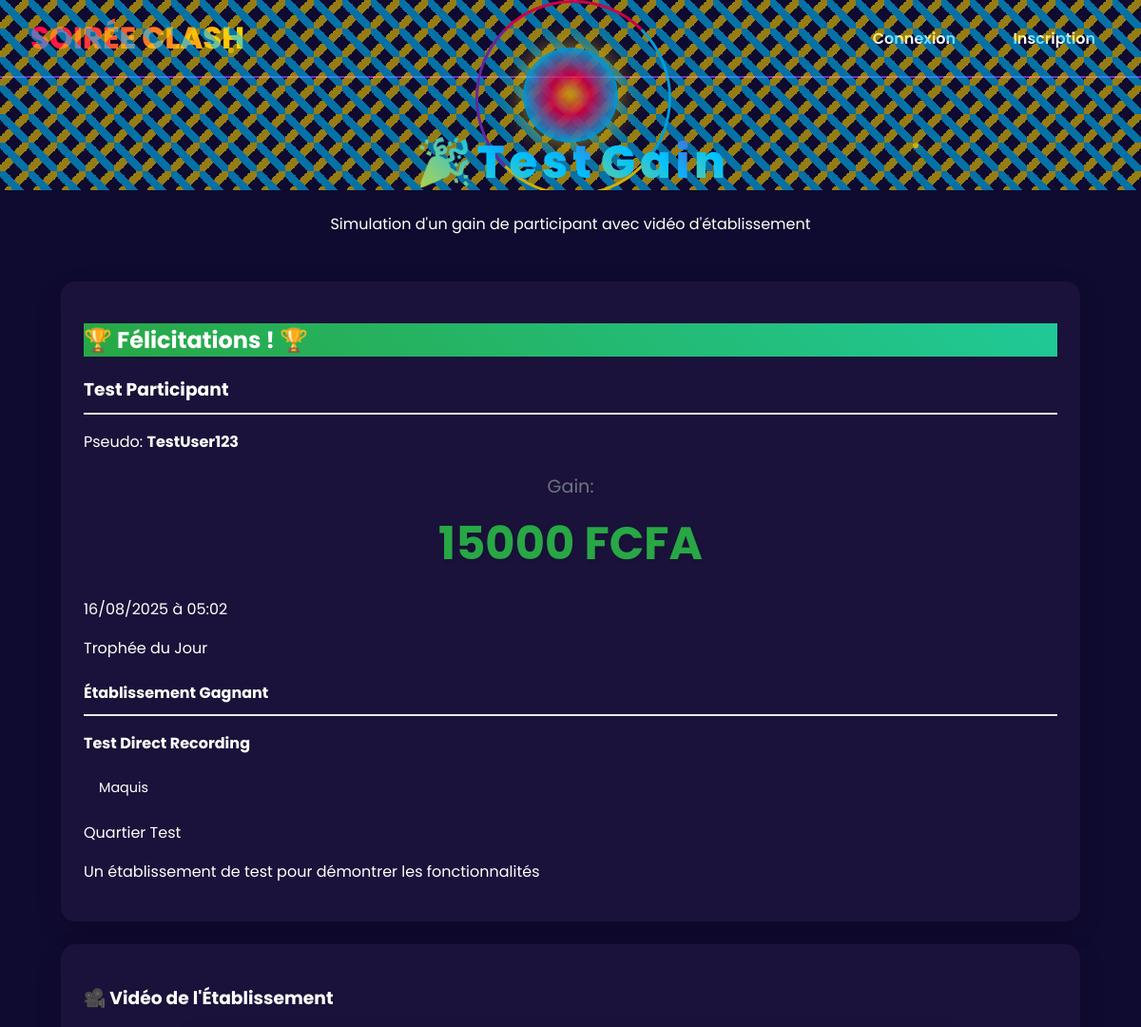
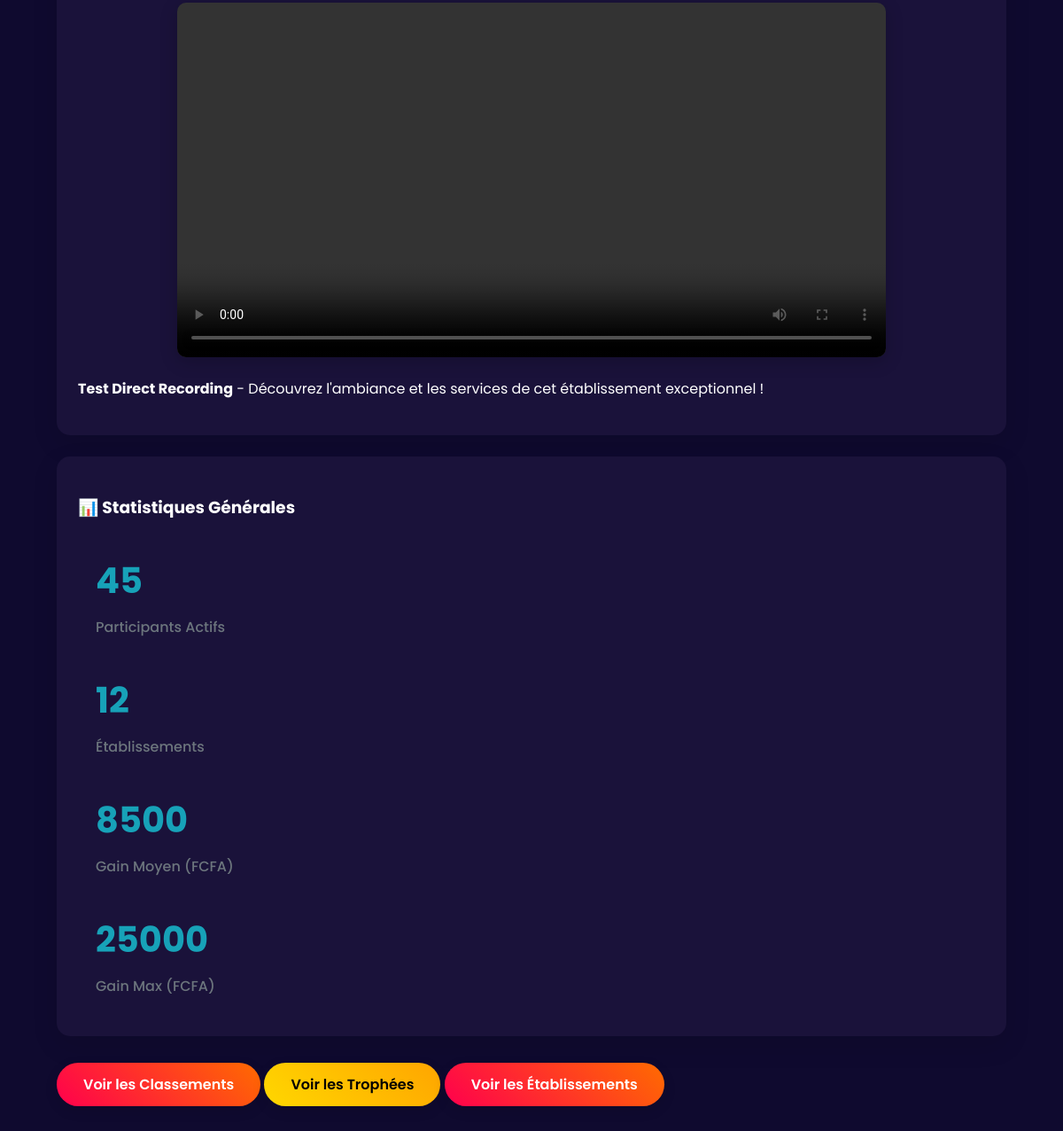
Screenshot of /test-gain-participant/ with the database file from the repository (2 pictures, top to bottom).
### soiree/models.py (models this page shows, shortened)
class Service(models.Model):
    TYPE_CHOICES = (
        ('maquis', 'Maquis'),
        ('boite', 'Boîte de Nuit'),
    )
    nom = models.CharField(max_length=100)
    type = models.CharField(max_length=10, choices=TYPE_CHOICES)
    localisation = models.CharField(max_length=200)
    adresse = models.TextField()
    telephone = models.CharField(max_length=20, blank=True)
    proprietaire = models.ForeignKey(User, on_delete=models.CASCADE)
    date_creation = models.DateTimeField(auto_now_add=True)
    actif = models.BooleanField(default=True)
    types_boissons_enregistres = models.BooleanField(default=False,
        help_text="Les types de boissons ont-ils été enregistrés ?")
    derniere_mise_a_jour_boissons = models.DateTimeField(null=True, blank=True)
    video_etablissement = models.FileField(
        upload_to='videos/etablissements/',
        blank=True,
        null=True,
        help_text="Vidéo de présentation de l'établissement (MP4, AVI, MOV recommandés)"
    )
    miniature_video = models.ImageField(
        upload_to='miniatures/videos/',
        blank=True,
        null=True,
        help_text="Miniature de la vidéo (recommandé: 16:9, max 2MB)"
    )
    class Meta:
        verbose_name = "Établissement"
        verbose_name_plural = "Établissements"

### soiree/views.py (the view)
# urls.py: path("test-gain-participant/", views.test_gain_participant, name='test_gain_participant'),
def test_gain_participant(request):
    gain_simule = {
        'participant': {
            'nom': 'Test Participant',
            'pseudo': 'TestUser123',
            'montant_gagne': 15000,
            'etablissement': 'Club Test',
            'date_gain': timezone.now().strftime('%d/%m/%Y à %H:%M'),
            'type_trophee': 'Trophée du Jour'
        },
        'etablissement': {
            'nom': 'Club Test',
            'type': 'boite',
            'localisation': 'Zone 4, Ouagadougou',
            'description': 'Un établissement de test pour démontrer les fonctionnalités',
            'video_url': '/media/videos/etablissements/video_3e96e0cc_video_enregistree_d0d0582a.webm'
        },
        'statistiques': {
            'total_participants': 45,
            'total_etablissements': 12,
            'gain_moyen': 8500,
            'gain_max': 25000
        }
    }
    try:
        service_avec_video = Service.objects.filter(
            video_etablissement__isnull=False,
            video_etablissement__gt=''
        ).first()
        if service_avec_video and service_avec_video.video_etablissement:
            gain_simule['etablissement']['video_url'] = service_avec_video.video_etablissement.url
            gain_simule['etablissement']['nom'] = service_avec_video.nom
            gain_simule['etablissement']['type'] = service_avec_video.type
            gain_simule['etablissement']['localisation'] = service_avec_video.localisation
    except Exception as e:
        print(f"Erreur lors de la récupération de la vidéo: {e}")
    context = {
        'gain_simule': gain_simule,
        'titre_page': 'Test Gain Participant - Soirée Clash'
    }
    return render(request, 'test_gain_participant.html', context)

### templates/test_gain_participant.html (shortened to what this page needs)
{% extends 'base.html' %}
{% block content %}
<div class="hero-section">
  <div class="crystal-container">
    <div class="crystal-shards"></div>
    <div class="electric-arcs"></div>
    <div class="crystal-core"></div>
    <div class="energy-pulses"></div>
  </div>
  <h1 class="page-title crystal-title">
    <span class="crystal-char" data-char="🎉">🎉</span>
    <span class="crystal-char" data-char="T">T</span>
    <span class="crystal-char" data-char="e">e</span>
    <span class="crystal-char" data-char="s">s</span>
    <span class="crystal-char" data-char="t">t</span>
    <span class="crystal-char" data-char="G">G</span>
    <span class="crystal-char" data-char="a">a</span>
    <span class="crystal-char" data-char="i">i</span>
    <span class="crystal-char" data-char="n">n</span>
  </h1>
  <p class="lead text-center mb-4 crystal-subtitle">Simulation d'un gain de participant avec vidéo d'établissement</p>
</div>
<div class="container mt-5">
  <div class="row mb-5">
    <div class="col-12">
      <div class="card gain-card">
        <div class="card-header bg-success text-white text-center">
          <h2 class="mb-0">
            🏆 Félicitations ! 🏆
          </h2>
        </div>
        <div class="card-body">
          <div class="row">
            <div class="col-md-6">
              <div class="participant-info">
                <h3 class="text-primary">{{ gain_simule.participant.nom }}</h3>
                <p class="text-muted">Pseudo: <strong>{{ gain_simule.participant.pseudo }}</strong></p>
                <div class="gain-amount">
                  <span class="amount-label">Gain:</span>
                  <span class="amount-value">{{ gain_simule.participant.montant_gagne|floatformat:0 }} FCFA</span>
                </div>
                <p class="text-success">
                  {{ gain_simule.participant.date_gain }}
                </p>
                <p class="text-info">
                  {{ gain_simule.participant.type_trophee }}
                </p>
              </div>
            </div>
            <div class="col-md-6">
              <div class="etablissement-info">
                <h4 class="text-warning">Établissement Gagnant</h4>
                <p><strong>{{ gain_simule.etablissement.nom }}</strong></p>
                <p class="badge bg-primary">{{ gain_simule.etablissement.type|title }}</p>
                <p>{{ gain_simule.etablissement.localisation }}</p>
                <p class="text-muted">{{ gain_simule.etablissement.description }}</p>
              </div>
            </div>
          </div>
        </div>
      </div>
    </div>
  </div>
  <div class="row mb-5">
    <div class="col-12">
      <div class="card video-card">
        <div class="card-header bg-primary text-white text-center">
          <h3 class="mb-0">
            🎥 Vidéo de l'Établissement
          </h3>
        </div>
        <div class="card-body">
          <div class="video-container">
            <video
              controls
              class="etablissement-video"
              preload="metadata">
              <source src="{{ gain_simule.etablissement.video_url }}" type="video/webm">
              <source src="{{ gain_simule.etablissement.video_url }}" type="video/mp4">
            </video>
          </div>
          <div class="video-info mt-3">
            <p class="text-center">
              <strong>{{ gain_simule.etablissement.nom }}</strong> -
              Découvrez l'ambiance et les services de cet établissement exceptionnel !
            </p>
          </div>
        </div>
      </div>
    </div>
  </div>
  <div class="row mb-5">
    <div class="col-12">
      <div class="card stats-card">
        <div class="card-header bg-info text-white text-center">
          <h3 class="mb-0">
            📊 Statistiques Générales
          </h3>
        </div>
        <div class="card-body">
          <div class="row text-center">
            <div class="col-md-3">
              <div class="stat-item">
                <div class="stat-number">{{ gain_simule.statistiques.total_participants }}</div>
                <div class="stat-label">Participants Actifs</div>
              </div>
            </div>
            <div class="col-md-3">
              <div class="stat-item">
                <div class="stat-number">{{ gain_simule.statistiques.total_etablissements }}</div>
                <div class="stat-label">Établissements</div>
              </div>
            </div>
            <div class="col-md-3">
              <div class="stat-item">
                <div class="stat-number">{{ gain_simule.statistiques.gain_moyen|floatformat:0 }}</div>
                <div class="stat-label">Gain Moyen (FCFA)</div>
              </div>
            </div>
            <div class="col-md-3">
              <div class="stat-item">
                <div class="stat-number">{{ gain_simule.statistiques.gain_max|floatformat:0 }}</div>
                <div class="stat-label">Gain Max (FCFA)</div>
              </div>
            </div>
          </div>
        </div>
      </div>
    </div>
  </div>
  <div class="row mb-5">
    <div class="col-12 text-center">
      <div class="action-buttons">
        <a href="{% url 'app:classements' %}" class="btn btn-primary btn-lg me-3">
          Voir les Classements
        </a>
        <a href="{% url 'app:trophees' %}" class="btn btn-warning btn-lg me-3">
          Voir les Trophées
        </a>
        <a href="{% url 'app:etablissements' %}" class="btn btn-info btn-lg">
          Voir les Établissements
        </a>
      </div>
    </div>
  </div>
</div>
{% endblock %}

### static/css/animations.css (style rules this page uses)
.crystal-container { position: absolute; top: 0; left: 0; width: 100%; height: 200px; pointer-events: none; overflow: hidden; transition: opacity 0.5s ease-out; opacity: 0.8; }
.crystal-shards { position: absolute; width: 100%; height: 100%; background-image: linear-gradient(45deg, transparent 40%, #00C2FF 40%, #00C2FF 60%, transparent 60%), linear-gradient(-45deg, transparent 40%, #FFD700 40%, #FFD700 60%, transparent 60%); background-size: 30px 30px; animation: shards-rotate 10s linear infinite; opacity: 0.7; }
.electric-arcs { position: absolute; top: 50%; left: 50%; width: 200px; height: 200px; transform: translate(-50%, -50%); }
.electric-arcs::before, .electric-arcs::after { content: ''; position: absolute; width: 100%; height: 100%; border: 3px solid transparent; border-radius: 50%; animation: electric-pulse 2s ease-in-out infinite; }
.electric-arcs::before { border-top-color: #FF004D; border-right-color: #00C2FF; animation-delay: 0s; }
.electric-arcs::after { border-bottom-color: #FFD700; border-left-color: #7B2CBF; animation-delay: 1s; }
.crystal-core { position: absolute; top: 50%; left: 50%; transform: translate(-50%, -50%); width: 100px; height: 100px; background: radial-gradient(circle, #FFD700 0%, #FF004D 30%, #00C2FF 70%, transparent 100%); border-radius: 50%; animation: core-vibrate 0.5s ease-in-out infinite; box-shadow: 0 0 30px rgba(255, 215, 0, 0.9); opacity: 0.9; }
.energy-pulses { position: absolute; width: 100%; height: 100%; }
.energy-pulses::before, .energy-pulses::after { content: ''; position: absolute; width: 6px; height: 6px; background: #FFD700; border-radius: 50%; animation: energy-bounce 4s ease-in-out infinite; box-shadow: 0 0 15px #FFD700; }
.energy-pulses::before { top: 25%; left: 20%; animation-delay: 0s; }
.energy-pulses::after { top: 75%; left: 80%; animation-delay: 2s; }
.crystal-title { position: relative; z-index: 10; display: flex; justify-content: center; align-items: center; flex-wrap: wrap; gap: 0.3rem; margin-bottom: 1rem; }
.crystal-char { display: inline-block; font-size: 3rem; font-weight: 800; background: linear-gradient(45deg, #FF004D, #FFD700, #00C2FF, #7B2CBF); background-size: 400% 400%; -webkit-background-clip: text; -webkit-text-fill-color: transparent; animation: char-crystal 3s ease-in-out infinite, gradient-shift 4s ease infinite; transform-origin: center; }
.crystal-char:nth-child(1) { animation-delay: 0s; }
.crystal-char:nth-child(2) { animation-delay: 0.1s; }
.crystal-char:nth-child(3) { animation-delay: 0.2s; }
.crystal-char:nth-child(4) { animation-delay: 0.3s; }
.crystal-char:nth-child(5) { animation-delay: 0.4s; }
.crystal-char:nth-child(7) { animation-delay: 0.6s; }
.crystal-char:nth-child(8) { animation-delay: 0.7s; }
.crystal-char:nth-child(9) { animation-delay: 0.8s; }
.crystal-char:nth-child(10) { animation-delay: 0.9s; }
.crystal-subtitle { position: relative; z-index: 10; display: flex; justify-content: center; align-items: center; flex-wrap: wrap; gap: 0.5rem; }

### templates/base.html (style rules this page uses)
body { margin: 0; font-family: 'Poppins', sans-serif; background-color: #0F0A2F; color: #fff; }
.container { padding: 2rem; max-width: 1200px; margin: 0 auto; }
.card { background-color: #1A123A; padding: 1.5rem; border-radius: 1rem; box-shadow: 0 0 10px #7B2CBF; margin-bottom: 1.5rem; }
.btn { display: inline-block; background: linear-gradient(45deg, #FF004D, #FF6B00); color: white; padding: 0.8rem 1.5rem; border-radius: 2rem; text-decoration: none; font-weight: 600; transition: all 0.3s ease; border: none; cursor: pointer; }
.btn-warning { background: linear-gradient(45deg, #FFD700, #FFA500); color: #000; }
.stat-number { font-size: 2.5rem; font-weight: 800; color: #FFD700; margin-bottom: 0.5rem; }
.stat-label { color: #fff; font-size: 1rem; }

### rows the page displays
Service: etablissement.nom "Test Direct Recording", etablissement.type "Maquis", etablissement.localisation "Quartier Test"

### other values shown
{{ gain_simule.participant.nom }} "Test Participant"
{{ gain_simule.participant.pseudo }} "TestUser123"
{{ gain_simule.participant.montant_gagne|floatformat:0 }} "15000"
{{ gain_simule.participant.date_gain }} "16/08/2025 à 05:02"
{{ gain_simule.participant.type_trophee }} "Trophée du Jour"
{{ gain_simule.etablissement.description }} "Un établissement de test pour démontrer les fonctionnalités"
{{ gain_simule.statistiques.total_participants }} "45"
{{ gain_simule.statistiques.total_etablissements }} "12"
{{ gain_simule.statistiques.gain_moyen|floatformat:0 }} "8500"
{{ gain_simule.statistiques.gain_max|floatformat:0 }} "25000"
